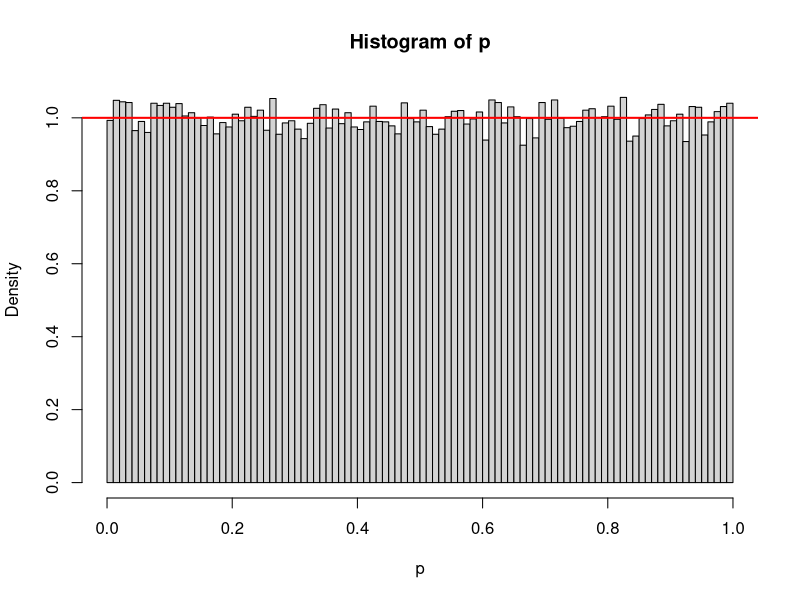
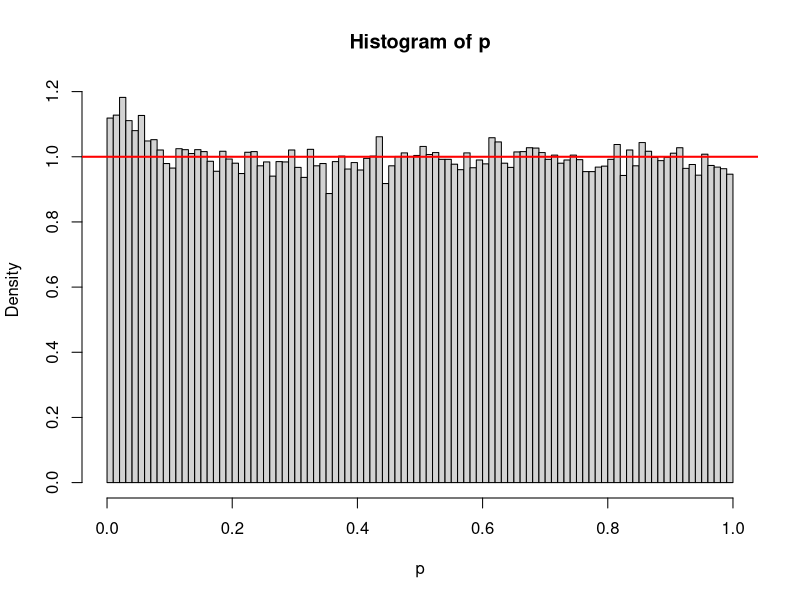
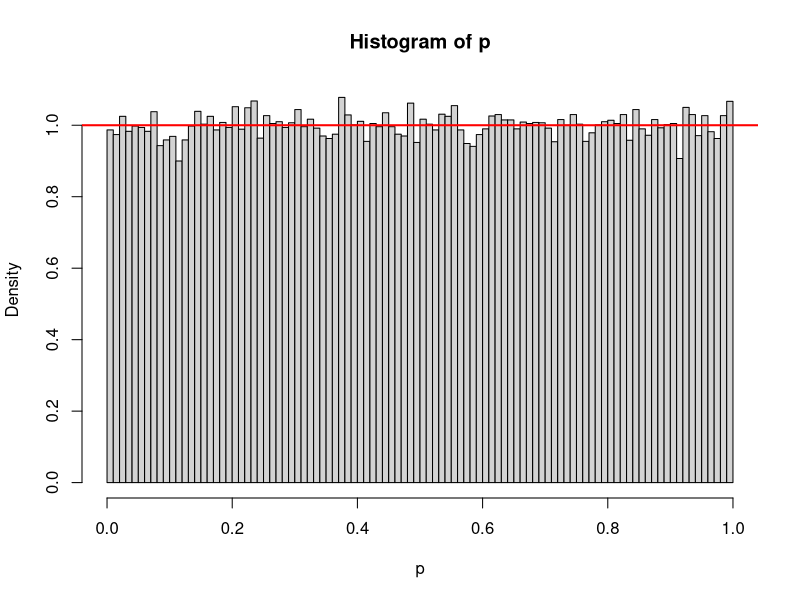

These figures' R source, in order:
## ---- chunk 1
# source("http://bioconductor.org/biocLite.R")
# biocLite("qvalue")
library(qvalue)
## ---- chunk 2
set.seed(1)
p <- runif(1e5)
hist(p,breaks=101,col="lightgrey",prob=T)
abline(h=1,lwd=2,col="red")
## ---- chunk 3
p <- c(runif(1e5),rbeta(1e3,1,1.5)/10)
hist(p,breaks=101,col="lightgrey",prob=T)
abline(h=1,lwd=2,col="red")

# Bonferroni
0.05/length(p)
min(p)

# q-values
q <- qvalue(p)
wh <- order(q$pvalues)
cbind(q$pvalues,q$qvalues)[wh,][1:20,]
## ---- chunk 4
p <- c(runif(1e5),runif(10,0,1e-6))
hist(p,breaks=101,col="lightgrey",prob=T)
abline(h=1,lwd=2,col="red")

0.05/length(p)
min(p)

q <- qvalue(p)
wh <- order(q$pvalues)
cbind(q$pvalues,q$qvalues)[wh,][1:20,]
